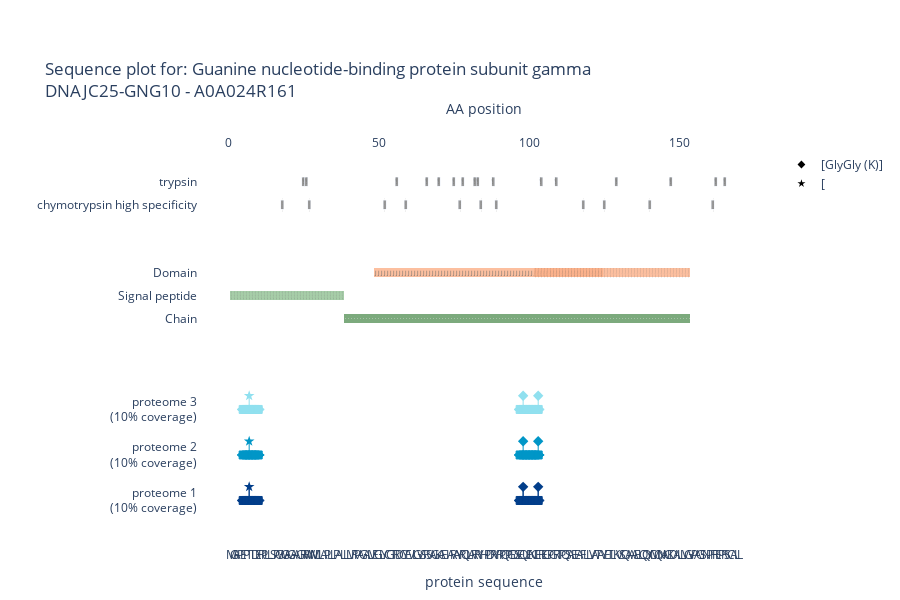

The cell this chart's notebook holds for it:
### Code cell
#hide
plot_peptide_traces([test_formatted_proteome_data,test_formatted_proteome_data,test_formatted_proteome_data],
                    name = ['proteome 1','proteome 2','proteome 3'],
                    protein = "A0A024R161",
                    fasta = test_fasta,
                    uniprot=uniprot_annotation,
                    selected_features=all_annotatins,
                    uniprot_feature_dict=uniprot_feature_dict,
                    uniprot_color_dict=uniprot_color_dict,
                    selected_proteases=["trypsin","chymotrypsin high specificity"])

### Figure 1 — Plotly figure (JSON) as saved in the notebook; plotly's stock layout.template omitted (floating-point values rounded to 4 significant figures; data arrays with more than 128 entries replaced by an {"elided": "..."} marker saying what was removed)
{"data": [{"hovertemplate": "Peptide: %{meta}<br>Protein IDs: %{text}", "marker": {"color": ["#023e8a", "#023e8a", "#023e8a", "#023e8a", "#023e8a", "#023e8a", "#023e8a", "#023e8a", "#023e8a", "#023e8a", "#023e8a", "#023e8a", "#023e8a", "#023e8a", "#023e8a", "#023e8a", "#023e8a"], "line": {"color": ["#023e8a", "#023e8a", "#023e8a", "#023e8a", "#023e8a", "#023e8a", "#023e8a", "#023e8a", "#023e8a", "#023e8a", "#023e8a", "#023e8a", "#023e8a", "#023e8a", "#023e8a", "#023e8a", "#023e8a"]}, "opacity": 1, "size": [6, 8, 8, 8, 8, 8, 8, 6, 6, 8, 8, 8, 8, 8, 8, 8, 6], "symbol": [7, 1, 1, 1, 1, 1, 1, 8, 7, 1, 1, 1, 1, 1, 1, 1, 8]}, "meta": ["PE[t]PTIDER", "PE[t]PTIDER", "PE[t]PTIDER", "PE[t]PTIDER", "PE[t]PTIDER", "PE[t]PTIDER", "PE[t]PTIDER", "PE[t]PTIDER", "SEQ[GlyGly (K)]UENCE[GlyGly (K)]R", "SEQ[GlyGly (K)]UENCE[GlyGly (K)]R", "SEQ[GlyGly (K)]UENCE[GlyGly (K)]R", "SEQ[GlyGly (K)]UENCE[GlyGly (K)]R", "SEQ[GlyGly (K)]UENCE[GlyGly (K)]R", "SEQ[GlyGly (K)]UENCE[GlyGly (K)]R", "SEQ[GlyGly (K)]UENCE[GlyGly (K)]R", "SEQ[GlyGly (K)]UENCE[GlyGly (K)]R", "SEQ[GlyGly (K)]UENCE[GlyGly (K)]R"], "mode": "markers", "name": "", "showlegend": false, "text": ["A0A024R161;A0A087WT10;A0A087WTH1", "A0A024R161;A0A087WT10;A0A087WTH1", "A0A024R161;A0A087WT10;A0A087WTH1", "A0A024R161;A0A087WT10;A0A087WTH1", "A0A024R161;A0A087WT10;A0A087WTH1", "A0A024R161;A0A087WT10;A0A087WTH1", "A0A024R161;A0A087WT10;A0A087WTH1", "A0A024R161;A0A087WT10;A0A087WTH1", "A0A024R161;A0A087WT10", "A0A024R161;A0A087WT10", "A0A024R161;A0A087WT10", "A0A024R161;A0A087WT10", "A0A024R161;A0A087WT10", "A0A024R161;A0A087WT10", "A0A024R161;A0A087WT10", "A0A024R161;A0A087WT10", "A0A024R161;A0A087WT10"], "type": "scatter", "x": [4, 5, 6, 7, 8, 9, 10, 11, 96, 97, 98, 99, 100, 101, 102, 103, 104], "xaxis": "x2", "y": {"elided": "170 int values"}}, {"hovertemplate": "PTM: %{text}", "marker": {"color": ["#023e8a", "#023e8a", "#023e8a"], "line": {"color": ["#023e8a", "#023e8a", "#023e8a"]}, "opacity": 1, "size": 8, "symbol": [17, 2, 2]}, "mode": "markers", "name": "", "showlegend": false, "text": ["[", "[GlyGly (K)]", "[GlyGly (K)]"], "type": "scatter", "x": [7, 98, 103], "xaxis": "x2", "y": [1.3, 1.3, 1.3]}, {"name": "", "showlegend": false, "type": "scatter", "xaxis": "x", "y": [null]}, {"hovertemplate": "Peptide: %{meta}<br>Protein IDs: %{text}", "marker": {"color": ["#0096c7", "#0096c7", "#0096c7", "#0096c7", "#0096c7", "#0096c7", "#0096c7", "#0096c7", "#0096c7", "#0096c7", "#0096c7", "#0096c7", "#0096c7", "#0096c7", "#0096c7", "#0096c7", "#0096c7"], "line": {"color": ["#0096c7", "#0096c7", "#0096c7", "#0096c7", "#0096c7", "#0096c7", "#0096c7", "#0096c7", "#0096c7", "#0096c7", "#0096c7", "#0096c7", "#0096c7", "#0096c7", "#0096c7", "#0096c7", "#0096c7"]}, "opacity": 1, "size": [6, 8, 8, 8, 8, 8, 8, 6, 6, 8, 8, 8, 8, 8, 8, 8, 6], "symbol": [7, 1, 1, 1, 1, 1, 1, 8, 7, 1, 1, 1, 1, 1, 1, 1, 8]}, "meta": ["PE[t]PTIDER", "PE[t]PTIDER", "PE[t]PTIDER", "PE[t]PTIDER", "PE[t]PTIDER", "PE[t]PTIDER", "PE[t]PTIDER", "PE[t]PTIDER", "SEQ[GlyGly (K)]UENCE[GlyGly (K)]R", "SEQ[GlyGly (K)]UENCE[GlyGly (K)]R", "SEQ[GlyGly (K)]UENCE[GlyGly (K)]R", "SEQ[GlyGly (K)]UENCE[GlyGly (K)]R", "SEQ[GlyGly (K)]UENCE[GlyGly (K)]R", "SEQ[GlyGly (K)]UENCE[GlyGly (K)]R", "SEQ[GlyGly (K)]UENCE[GlyGly (K)]R", "SEQ[GlyGly (K)]UENCE[GlyGly (K)]R", "SEQ[GlyGly (K)]UENCE[GlyGly (K)]R"], "mode": "markers", "name": "", "showlegend": false, "text": ["A0A024R161;A0A087WT10;A0A087WTH1", "A0A024R161;A0A087WT10;A0A087WTH1", "A0A024R161;A0A087WT10;A0A087WTH1", "A0A024R161;A0A087WT10;A0A087WTH1", "A0A024R161;A0A087WT10;A0A087WTH1", "A0A024R161;A0A087WT10;A0A087WTH1", "A0A024R161;A0A087WT10;A0A087WTH1", "A0A024R161;A0A087WT10;A0A087WTH1", "A0A024R161;A0A087WT10", "A0A024R161;A0A087WT10", "A0A024R161;A0A087WT10", "A0A024R161;A0A087WT10", "A0A024R161;A0A087WT10", "A0A024R161;A0A087WT10", "A0A024R161;A0A087WT10", "A0A024R161;A0A087WT10", "A0A024R161;A0A087WT10"], "type": "scatter", "x": [4, 5, 6, 7, 8, 9, 10, 11, 96, 97, 98, 99, 100, 101, 102, 103, 104], "xaxis": "x2", "y": {"elided": "170 int values"}}, {"hovertemplate": "PTM: %{text}", "marker": {"color": ["#0096c7", "#0096c7", "#0096c7"], "line": {"color": ["#0096c7", "#0096c7", "#0096c7"]}, "opacity": 1, "size": 8, "symbol": [17, 2, 2]}, "mode": "markers", "name": "", "showlegend": false, "text": ["[", "[GlyGly (K)]", "[GlyGly (K)]"], "type": "scatter", "x": [7, 98, 103], "xaxis": "x2", "y": [2.3, 2.3, 2.3]}, {"name": "", "showlegend": false, "type": "scatter", "xaxis": "x", "y": [null]}, {"hovertemplate": "Peptide: %{meta}<br>Protein IDs: %{text}", "marker": {"color": ["#90e0ef", "#90e0ef", "#90e0ef", "#90e0ef", "#90e0ef", "#90e0ef", "#90e0ef", "#90e0ef", "#90e0ef", "#90e0ef", "#90e0ef", "#90e0ef", "#90e0ef", "#90e0ef", "#90e0ef", "#90e0ef", "#90e0ef"], "line": {"color": ["#90e0ef", "#90e0ef", "#90e0ef", "#90e0ef", "#90e0ef", "#90e0ef", "#90e0ef", "#90e0ef", "#90e0ef", "#90e0ef", "#90e0ef", "#90e0ef", "#90e0ef", "#90e0ef", "#90e0ef", "#90e0ef", "#90e0ef"]}, "opacity": 1, "size": [6, 8, 8, 8, 8, 8, 8, 6, 6, 8, 8, 8, 8, 8, 8, 8, 6], "symbol": [7, 1, 1, 1, 1, 1, 1, 8, 7, 1, 1, 1, 1, 1, 1, 1, 8]}, "meta": ["PE[t]PTIDER", "PE[t]PTIDER", "PE[t]PTIDER", "PE[t]PTIDER", "PE[t]PTIDER", "PE[t]PTIDER", "PE[t]PTIDER", "PE[t]PTIDER", "SEQ[GlyGly (K)]UENCE[GlyGly (K)]R", "SEQ[GlyGly (K)]UENCE[GlyGly (K)]R", "SEQ[GlyGly (K)]UENCE[GlyGly (K)]R", "SEQ[GlyGly (K)]UENCE[GlyGly (K)]R", "SEQ[GlyGly (K)]UENCE[GlyGly (K)]R", "SEQ[GlyGly (K)]UENCE[GlyGly (K)]R", "SEQ[GlyGly (K)]UENCE[GlyGly (K)]R", "SEQ[GlyGly (K)]UENCE[GlyGly (K)]R", "SEQ[GlyGly (K)]UENCE[GlyGly (K)]R"], "mode": "markers", "name": "", "showlegend": false, "text": ["A0A024R161;A0A087WT10;A0A087WTH1", "A0A024R161;A0A087WT10;A0A087WTH1", "A0A024R161;A0A087WT10;A0A087WTH1", "A0A024R161;A0A087WT10;A0A087WTH1", "A0A024R161;A0A087WT10;A0A087WTH1", "A0A024R161;A0A087WT10;A0A087WTH1", "A0A024R161;A0A087WT10;A0A087WTH1", "A0A024R161;A0A087WT10;A0A087WTH1", "A0A024R161;A0A087WT10", "A0A024R161;A0A087WT10", "A0A024R161;A0A087WT10", "A0A024R161;A0A087WT10", "A0A024R161;A0A087WT10", "A0A024R161;A0A087WT10", "A0A024R161;A0A087WT10", "A0A024R161;A0A087WT10", "A0A024R161;A0A087WT10"], "type": "scatter", "x": [4, 5, 6, 7, 8, 9, 10, 11, 96, 97, 98, 99, 100, 101, 102, 103, 104], "xaxis": "x2", "y": {"elided": "170 int values"}}, {"hovertemplate": "PTM: %{text}", "marker": {"color": ["#90e0ef", "#90e0ef", "#90e0ef"], "line": {"color": ["#90e0ef", "#90e0ef", "#90e0ef"]}, "opacity": 1, "size": 8, "symbol": [17, 2, 2]}, "mode": "markers", "name": "", "showlegend": false, "text": ["[", "[GlyGly (K)]", "[GlyGly (K)]"], "type": "scatter", "x": [7, 98, 103], "xaxis": "x2", "y": [3.3, 3.3, 3.3]}, {"name": "", "showlegend": false, "type": "scatter", "xaxis": "x", "y": [null]}, {"marker": {"color": "black", "symbol": 17}, "mode": "markers", "name": "[", "showlegend": true, "type": "scatter", "xaxis": "x2", "y": [null]}, {"marker": {"color": "black", "symbol": 2}, "mode": "markers", "name": "[GlyGly (K)]", "showlegend": true, "type": "scatter", "xaxis": "x2", "y": [null]}, {"base": [4.9, 4.9, 4.9, 4.9, 4.9, 4.9, 4.9, 4.9, 4.9, 4.9, 4.9, 4.9, 4.9, 4.9, 4.9, 4.9, 4.9, 4.9, 4.9, 4.9, 4.9, 4.9, 4.9, 4.9, 4.9, 4.9, 4.9, 4.9, 4.9, 4.9, 4.9, 4.9, 4.9, 4.9, 4.9, 4.9, 4.9, 4.9, 4.9, 4.9, 4.9, 4.9, 4.9, 4.9, 4.9, 4.9, 4.9, 4.9, 4.9, 4.9, 4.9, 4.9, 4.9, 4.9, 4.9, 4.9, 4.9, 4.9, 4.9, 4.9, 4.9, 4.9, 4.9, 4.9, 4.9, 4.9, 4.9, 4.9, 4.9, 4.9, 4.9, 4.9, 4.9, 4.9, 4.9, 4.9, 4.9, 4.9, 4.9, 4.9, 4.9, 4.9, 4.9, 4.9, 4.9, 4.9, 4.9, 4.9, 4.9, 4.9, 4.9, 4.9, 4.9, 4.9, 4.9, 4.9, 4.9, 4.9, 4.9, 4.9, 4.9, 4.9, 4.9, 4.9, 4.9, 4.9, 4.9, 4.9, 4.9, 4.9, 4.9, 4.9, 4.9, 4.9, 4.9], "hovertemplate": "%{text}", "marker": {"color": "#5C965D", "line": {"width": 0}}, "name": "", "opacity": 0.8, "showlegend": false, "text": ["Guanine nucleotide-binding protein subunit gamma", "Guanine nucleotide-binding protein subunit gamma", "Guanine nucleotide-binding protein subunit gamma", "Guanine nucleotide-binding protein subunit gamma", "Guanine nucleotide-binding protein subunit gamma", "Guanine nucleotide-binding protein subunit gamma", "Guanine nucleotide-binding protein subunit gamma", "Guanine nucleotide-binding protein subunit gamma", "Guanine nucleotide-binding protein subunit gamma", "Guanine nucleotide-binding protein subunit gamma", "Guanine nucleotide-binding protein subunit gamma", "Guanine nucleotide-binding protein subunit gamma", "Guanine nucleotide-binding protein subunit gamma", "Guanine nucleotide-binding protein subunit gamma", "Guanine nucleotide-binding protein subunit gamma", "Guanine nucleotide-binding protein subunit gamma", "Guanine nucleotide-binding protein subunit gamma", "Guanine nucleotide-binding protein subunit gamma", "Guanine nucleotide-binding protein subunit gamma", "Guanine nucleotide-binding protein subunit gamma", "Guanine nucleotide-binding protein subunit gamma", "Guanine nucleotide-binding protein subunit gamma", "Guanine nucleotide-binding protein subunit gamma", "Guanine nucleotide-binding protein subunit gamma", "Guanine nucleotide-binding protein subunit gamma", "Guanine nucleotide-binding protein subunit gamma", "Guanine nucleotide-binding protein subunit gamma", "Guanine nucleotide-binding protein subunit gamma", "Guanine nucleotide-binding protein subunit gamma", "Guanine nucleotide-binding protein subunit gamma", "Guanine nucleotide-binding protein subunit gamma", "Guanine nucleotide-binding protein subunit gamma", "Guanine nucleotide-binding protein subunit gamma", "Guanine nucleotide-binding protein subunit gamma", "Guanine nucleotide-binding protein subunit gamma", "Guanine nucleotide-binding protein subunit gamma", "Guanine nucleotide-binding protein subunit gamma", "Guanine nucleotide-binding protein subunit gamma", "Guanine nucleotide-binding protein subunit gamma", "Guanine nucleotide-binding protein subunit gamma", "Guanine nucleotide-binding protein subunit gamma", "Guanine nucleotide-binding protein subunit gamma", "Guanine nucleotide-binding protein subunit gamma", "Guanine nucleotide-binding protein subunit gamma", "Guanine nucleotide-binding protein subunit gamma", "Guanine nucleotide-binding protein subunit gamma", "Guanine nucleotide-binding protein subunit gamma", "Guanine nucleotide-binding protein subunit gamma", "Guanine nucleotide-binding protein subunit gamma", "Guanine nucleotide-binding protein subunit gamma", "Guanine nucleotide-binding protein subunit gamma", "Guanine nucleotide-binding protein subunit gamma", "Guanine nucleotide-binding protein subunit gamma", "Guanine nucleotide-binding protein subunit gamma", "Guanine nucleotide-binding protein subunit gamma", "Guanine nucleotide-binding protein subunit gamma", "Guanine nucleotide-binding protein subunit gamma", "Guanine nucleotide-binding protein subunit gamma", "Guanine nucleotide-binding protein subunit gamma", "Guanine nucleotide-binding protein subunit gamma", "Guanine nucleotide-binding protein subunit gamma", "Guanine nucleotide-binding protein subunit gamma", "Guanine nucleotide-binding protein subunit gamma", "Guanine nucleotide-binding protein subunit gamma", "Guanine nucleotide-binding protein subunit gamma", "Guanine nucleotide-binding protein subunit gamma", "Guanine nucleotide-binding protein subunit gamma", "Guanine nucleotide-binding protein subunit gamma", "Guanine nucleotide-binding protein subunit gamma", "Guanine nucleotide-binding protein subunit gamma", "Guanine nucleotide-binding protein subunit gamma", "Guanine nucleotide-binding protein subunit gamma", "Guanine nucleotide-binding protein subunit gamma", "Guanine nucleotide-binding protein subunit gamma", "Guanine nucleotide-binding protein subunit gamma", "Guanine nucleotide-binding protein subunit gamma", "Guanine nucleotide-binding protein subunit gamma", "Guanine nucleotide-binding protein subunit gamma", "Guanine nucleotide-binding protein subunit gamma", "Guanine nucleotide-binding protein subunit gamma", "Guanine nucleotide-binding protein subunit gamma", "Guanine nucleotide-binding protein subunit gamma", "Guanine nucleotide-binding protein subunit gamma", "Guanine nucleotide-binding protein subunit gamma", "Guanine nucleotide-binding protein subunit gamma", "Guanine nucleotide-binding protein subunit gamma", "Guanine nucleotide-binding protein subunit gamma", "Guanine nucleotide-binding protein subunit gamma", "Guanine nucleotide-binding protein subunit gamma", "Guanine nucleotide-binding protein subunit gamma", "Guanine nucleotide-binding protein subunit gamma", "Guanine nucleotide-binding protein subunit gamma", "Guanine nucleotide-binding protein subunit gamma", "Guanine nucleotide-binding protein subunit gamma", "Guanine nucleotide-binding protein subunit gamma", "Guanine nucleotide-binding protein subunit gamma", "Guanine nucleotide-binding protein subunit gamma", "Guanine nucleotide-binding protein subunit gamma", "Guanine nucleotide-binding protein subunit gamma", "Guanine nucleotide-binding protein subunit gamma", "Guanine nucleotide-binding protein subunit gamma", "Guanine nucleotide-binding protein subunit gamma", "Guanine nucleotide-binding protein subunit gamma", "Guanine nucleotide-binding protein subunit gamma", "Guanine nucleotide-binding protein subunit gamma", "Guanine nucleotide-binding protein subunit gamma", "Guanine nucleotide-binding protein subunit gamma", "Guanine nucleotide-binding protein subunit gamma", "Guanine nucleotide-binding protein subunit gamma", "Guanine nucleotide-binding protein subunit gamma", "Guanine nucleotide-binding protein subunit gamma", "Guanine nucleotide-binding protein subunit gamma", "Guanine nucleotide-binding protein subunit gamma", "Guanine nucleotide-binding protein subunit gamma", "Guanine nucleotide-binding protein subunit gamma"], "type": "bar", "x": [39, 40, 41, 42, 43, 44, 45, 46, 47, 48, 49, 50, 51, 52, 53, 54, 55, 56, 57, 58, 59, 60, 61, 62, 63, 64, 65, 66, 67, 68, 69, 70, 71, 72, 73, 74, 75, 76, 77, 78, 79, 80, 81, 82, 83, 84, 85, 86, 87, 88, 89, 90, 91, 92, 93, 94, 95, 96, 97, 98, 99, 100, 101, 102, 103, 104, 105, 106, 107, 108, 109, 110, 111, 112, 113, 114, 115, 116, 117, 118, 119, 120, 121, 122, 123, 124, 125, 126, 127, 128, 129, 130, 131, 132, 133, 134, 135, 136, 137, 138, 139, 140, 141, 142, 143, 144, 145, 146, 147, 148, 149, 150, 151, 152, 153], "xaxis": "x2", "y": [0.2, 0.2, 0.2, 0.2, 0.2, 0.2, 0.2, 0.2, 0.2, 0.2, 0.2, 0.2, 0.2, 0.2, 0.2, 0.2, 0.2, 0.2, 0.2, 0.2, 0.2, 0.2, 0.2, 0.2, 0.2, 0.2, 0.2, 0.2, 0.2, 0.2, 0.2, 0.2, 0.2, 0.2, 0.2, 0.2, 0.2, 0.2, 0.2, 0.2, 0.2, 0.2, 0.2, 0.2, 0.2, 0.2, 0.2, 0.2, 0.2, 0.2, 0.2, 0.2, 0.2, 0.2, 0.2, 0.2, 0.2, 0.2, 0.2, 0.2, 0.2, 0.2, 0.2, 0.2, 0.2, 0.2, 0.2, 0.2, 0.2, 0.2, 0.2, 0.2, 0.2, 0.2, 0.2, 0.2, 0.2, 0.2, 0.2, 0.2, 0.2, 0.2, 0.2, 0.2, 0.2, 0.2, 0.2, 0.2, 0.2, 0.2, 0.2, 0.2, 0.2, 0.2, 0.2, 0.2, 0.2, 0.2, 0.2, 0.2, 0.2, 0.2, 0.2, 0.2, 0.2, 0.2, 0.2, 0.2, 0.2, 0.2, 0.2, 0.2, 0.2, 0.2, 0.2]}, {"base": [5.4, 5.4, 5.4, 5.4, 5.4, 5.4, 5.4, 5.4, 5.4, 5.4, 5.4, 5.4, 5.4, 5.4, 5.4, 5.4, 5.4, 5.4, 5.4, 5.4, 5.4, 5.4, 5.4, 5.4, 5.4, 5.4, 5.4, 5.4, 5.4, 5.4, 5.4, 5.4, 5.4, 5.4, 5.4, 5.4, 5.4, 5.4], "hovertemplate": "%{text}", "marker": {"color": "#91C193", "line": {"width": 0}}, "name": "", "opacity": 0.8, "showlegend": false, "text": ["Signal peptide", "Signal peptide", "Signal peptide", "Signal peptide", "Signal peptide", "Signal peptide", "Signal peptide", "Signal peptide", "Signal peptide", "Signal peptide", "Signal peptide", "Signal peptide", "Signal peptide", "Signal peptide", "Signal peptide", "Signal peptide", "Signal peptide", "Signal peptide", "Signal peptide", "Signal peptide", "Signal peptide", "Signal peptide", "Signal peptide", "Signal peptide", "Signal peptide", "Signal peptide", "Signal peptide", "Signal peptide", "Signal peptide", "Signal peptide", "Signal peptide", "Signal peptide", "Signal peptide", "Signal peptide", "Signal peptide", "Signal peptide", "Signal peptide", "Signal peptide"], "type": "bar", "x": [1, 2, 3, 4, 5, 6, 7, 8, 9, 10, 11, 12, 13, 14, 15, 16, 17, 18, 19, 20, 21, 22, 23, 24, 25, 26, 27, 28, 29, 30, 31, 32, 33, 34, 35, 36, 37, 38], "xaxis": "x2", "y": [0.2, 0.2, 0.2, 0.2, 0.2, 0.2, 0.2, 0.2, 0.2, 0.2, 0.2, 0.2, 0.2, 0.2, 0.2, 0.2, 0.2, 0.2, 0.2, 0.2, 0.2, 0.2, 0.2, 0.2, 0.2, 0.2, 0.2, 0.2, 0.2, 0.2, 0.2, 0.2, 0.2, 0.2, 0.2, 0.2, 0.2, 0.2]}, {"base": [5.9, 5.9, 5.9, 5.9, 5.9, 5.9, 5.9, 5.9, 5.9, 5.9, 5.9, 5.9, 5.9, 5.9, 5.9, 5.9, 5.9, 5.9, 5.9, 5.9, 5.9, 5.9, 5.9, 5.9, 5.9, 5.9, 5.9, 5.9, 5.9, 5.9, 5.9, 5.9, 5.9, 5.9, 5.9, 5.9, 5.9, 5.9, 5.9, 5.9, 5.9, 5.9, 5.9, 5.9, 5.9, 5.9, 5.9, 5.9, 5.9, 5.9, 5.9, 5.9, 5.9, 5.9, 5.9, 5.9, 5.9, 5.9, 5.9, 5.9, 5.9, 5.9, 5.9, 5.9, 5.9, 5.9, 5.9, 5.9, 5.9, 5.9, 5.9, 5.9, 5.9, 5.9, 5.9, 5.9], "hovertemplate": "%{text}", "marker": {"color": "#fcb088", "line": {"width": 0}}, "name": "", "opacity": 0.8, "showlegend": false, "text": ["J", "J", "J", "J", "J", "J", "J", "J", "J", "J", "J", "J", "J", "J", "J", "J", "J", "J", "J", "J", "J", "J", "J", "J", "J", "J", "J", "J", "J", "J", "J", "J", "J", "J", "J", "J", "J", "J", "J", "J", "J", "J", "J", "J", "J", "J", "J", "J", "J", "J", "J", "J", "J", "J", "J", "J", "J", "J", "J", "J", "J", "J", "J", "J", "J", "J", "J", "J", "J", "J", "J", "J", "J", "J", "J", "J"], "type": "bar", "x": [49, 50, 51, 52, 53, 54, 55, 56, 57, 58, 59, 60, 61, 62, 63, 64, 65, 66, 67, 68, 69, 70, 71, 72, 73, 74, 75, 76, 77, 78, 79, 80, 81, 82, 83, 84, 85, 86, 87, 88, 89, 90, 91, 92, 93, 94, 95, 96, 97, 98, 99, 100, 101, 102, 103, 104, 105, 106, 107, 108, 109, 110, 111, 112, 113, 114, 115, 116, 117, 118, 119, 120, 121, 122, 123, 124], "xaxis": "x2", "y": [0.2, 0.2, 0.2, 0.2, 0.2, 0.2, 0.2, 0.2, 0.2, 0.2, 0.2, 0.2, 0.2, 0.2, 0.2, 0.2, 0.2, 0.2, 0.2, 0.2, 0.2, 0.2, 0.2, 0.2, 0.2, 0.2, 0.2, 0.2, 0.2, 0.2, 0.2, 0.2, 0.2, 0.2, 0.2, 0.2, 0.2, 0.2, 0.2, 0.2, 0.2, 0.2, 0.2, 0.2, 0.2, 0.2, 0.2, 0.2, 0.2, 0.2, 0.2, 0.2, 0.2, 0.2, 0.2, 0.2, 0.2, 0.2, 0.2, 0.2, 0.2, 0.2, 0.2, 0.2, 0.2, 0.2, 0.2, 0.2, 0.2, 0.2, 0.2, 0.2, 0.2, 0.2, 0.2, 0.2]}, {"base": [5.9, 5.9, 5.9, 5.9, 5.9, 5.9, 5.9, 5.9, 5.9, 5.9, 5.9, 5.9, 5.9, 5.9, 5.9, 5.9, 5.9, 5.9, 5.9, 5.9, 5.9, 5.9, 5.9, 5.9, 5.9, 5.9, 5.9, 5.9, 5.9, 5.9, 5.9, 5.9, 5.9, 5.9, 5.9, 5.9, 5.9, 5.9, 5.9, 5.9, 5.9, 5.9, 5.9, 5.9, 5.9, 5.9, 5.9, 5.9, 5.9, 5.9, 5.9, 5.9], "hovertemplate": "%{text}", "marker": {"color": "#fcb088", "line": {"width": 0}}, "name": "", "opacity": 0.8, "showlegend": false, "text": ["G protein gamma", "G protein gamma", "G protein gamma", "G protein gamma", "G protein gamma", "G protein gamma", "G protein gamma", "G protein gamma", "G protein gamma", "G protein gamma", "G protein gamma", "G protein gamma", "G protein gamma", "G protein gamma", "G protein gamma", "G protein gamma", "G protein gamma", "G protein gamma", "G protein gamma", "G protein gamma", "G protein gamma", "G protein gamma", "G protein gamma", "G protein gamma", "G protein gamma", "G protein gamma", "G protein gamma", "G protein gamma", "G protein gamma", "G protein gamma", "G protein gamma", "G protein gamma", "G protein gamma", "G protein gamma", "G protein gamma", "G protein gamma", "G protein gamma", "G protein gamma", "G protein gamma", "G protein gamma", "G protein gamma", "G protein gamma", "G protein gamma", "G protein gamma", "G protein gamma", "G protein gamma", "G protein gamma", "G protein gamma", "G protein gamma", "G protein gamma", "G protein gamma", "G protein gamma"], "type": "bar", "x": [102, 103, 104, 105, 106, 107, 108, 109, 110, 111, 112, 113, 114, 115, 116, 117, 118, 119, 120, 121, 122, 123, 124, 125, 126, 127, 128, 129, 130, 131, 132, 133, 134, 135, 136, 137, 138, 139, 140, 141, 142, 143, 144, 145, 146, 147, 148, 149, 150, 151, 152, 153], "xaxis": "x2", "y": [0.2, 0.2, 0.2, 0.2, 0.2, 0.2, 0.2, 0.2, 0.2, 0.2, 0.2, 0.2, 0.2, 0.2, 0.2, 0.2, 0.2, 0.2, 0.2, 0.2, 0.2, 0.2, 0.2, 0.2, 0.2, 0.2, 0.2, 0.2, 0.2, 0.2, 0.2, 0.2, 0.2, 0.2, 0.2, 0.2, 0.2, 0.2, 0.2, 0.2, 0.2, 0.2, 0.2, 0.2, 0.2, 0.2, 0.2, 0.2, 0.2, 0.2, 0.2, 0.2]}, {"base": 7.4, "hovertemplate": "%{text}", "marker": {"color": "grey"}, "name": "", "opacity": 0.8, "showlegend": false, "text": ["chymotrypsin high specificity"], "type": "bar", "x": [18], "xaxis": "x2", "y": [0.2]}, {"base": 7.4, "hovertemplate": "%{text}", "marker": {"color": "grey"}, "name": "", "opacity": 0.8, "showlegend": false, "text": ["chymotrypsin high specificity"], "type": "bar", "x": [27], "xaxis": "x2", "y": [0.2]}, {"base": 7.4, "hovertemplate": "%{text}", "marker": {"color": "grey"}, "name": "", "opacity": 0.8, "showlegend": false, "text": ["chymotrypsin high specificity"], "type": "bar", "x": [52], "xaxis": "x2", "y": [0.2]}, {"base": 7.4, "hovertemplate": "%{text}", "marker": {"color": "grey"}, "name": "", "opacity": 0.8, "showlegend": false, "text": ["chymotrypsin high specificity"], "type": "bar", "x": [59], "xaxis": "x2", "y": [0.2]}, {"base": 7.4, "hovertemplate": "%{text}", "marker": {"color": "grey"}, "name": "", "opacity": 0.8, "showlegend": false, "text": ["chymotrypsin high specificity"], "type": "bar", "x": [77], "xaxis": "x2", "y": [0.2]}, {"base": 7.4, "hovertemplate": "%{text}", "marker": {"color": "grey"}, "name": "", "opacity": 0.8, "showlegend": false, "text": ["chymotrypsin high specificity"], "type": "bar", "x": [84], "xaxis": "x2", "y": [0.2]}, {"base": 7.4, "hovertemplate": "%{text}", "marker": {"color": "grey"}, "name": "", "opacity": 0.8, "showlegend": false, "text": ["chymotrypsin high specificity"], "type": "bar", "x": [89], "xaxis": "x2", "y": [0.2]}, {"base": 7.4, "hovertemplate": "%{text}", "marker": {"color": "grey"}, "name": "", "opacity": 0.8, "showlegend": false, "text": ["chymotrypsin high specificity"], "type": "bar", "x": [118], "xaxis": "x2", "y": [0.2]}, {"base": 7.4, "hovertemplate": "%{text}", "marker": {"color": "grey"}, "name": "", "opacity": 0.8, "showlegend": false, "text": ["chymotrypsin high specificity"], "type": "bar", "x": [125], "xaxis": "x2", "y": [0.2]}, {"base": 7.4, "hovertemplate": "%{text}", "marker": {"color": "grey"}, "name": "", "opacity": 0.8, "showlegend": false, "text": ["chymotrypsin high specificity"], "type": "bar", "x": [140], "xaxis": "x2", "y": [0.2]}, {"base": 7.4, "hovertemplate": "%{text}", "marker": {"color": "grey"}, "name": "", "opacity": 0.8, "showlegend": false, "text": ["chymotrypsin high specificity"], "type": "bar", "x": [161], "xaxis": "x2", "y": [0.2]}, {"base": 7.9, "hovertemplate": "%{text}", "marker": {"color": "grey"}, "name": "", "opacity": 0.8, "showlegend": false, "text": ["trypsin"], "type": "bar", "x": [25], "xaxis": "x2", "y": [0.2]}, {"base": 7.9, "hovertemplate": "%{text}", "marker": {"color": "grey"}, "name": "", "opacity": 0.8, "showlegend": false, "text": ["trypsin"], "type": "bar", "x": [26], "xaxis": "x2", "y": [0.2]}, {"base": 7.9, "hovertemplate": "%{text}", "marker": {"color": "grey"}, "name": "", "opacity": 0.8, "showlegend": false, "text": ["trypsin"], "type": "bar", "x": [56], "xaxis": "x2", "y": [0.2]}, {"base": 7.9, "hovertemplate": "%{text}", "marker": {"color": "grey"}, "name": "", "opacity": 0.8, "showlegend": false, "text": ["trypsin"], "type": "bar", "x": [66], "xaxis": "x2", "y": [0.2]}, {"base": 7.9, "hovertemplate": "%{text}", "marker": {"color": "grey"}, "name": "", "opacity": 0.8, "showlegend": false, "text": ["trypsin"], "type": "bar", "x": [70], "xaxis": "x2", "y": [0.2]}, {"base": 7.9, "hovertemplate": "%{text}", "marker": {"color": "grey"}, "name": "", "opacity": 0.8, "showlegend": false, "text": ["trypsin"], "type": "bar", "x": [75], "xaxis": "x2", "y": [0.2]}, {"base": 7.9, "hovertemplate": "%{text}", "marker": {"color": "grey"}, "name": "", "opacity": 0.8, "showlegend": false, "text": ["trypsin"], "type": "bar", "x": [78], "xaxis": "x2", "y": [0.2]}, {"base": 7.9, "hovertemplate": "%{text}", "marker": {"color": "grey"}, "name": "", "opacity": 0.8, "showlegend": false, "text": ["trypsin"], "type": "bar", "x": [82], "xaxis": "x2", "y": [0.2]}, {"base": 7.9, "hovertemplate": "%{text}", "marker": {"color": "grey"}, "name": "", "opacity": 0.8, "showlegend": false, "text": ["trypsin"], "type": "bar", "x": [83], "xaxis": "x2", "y": [0.2]}, {"base": 7.9, "hovertemplate": "%{text}", "marker": {"color": "grey"}, "name": "", "opacity": 0.8, "showlegend": false, "text": ["trypsin"], "type": "bar", "x": [88], "xaxis": "x2", "y": [0.2]}, {"base": 7.9, "hovertemplate": "%{text}", "marker": {"color": "grey"}, "name": "", "opacity": 0.8, "showlegend": false, "text": ["trypsin"], "type": "bar", "x": [104], "xaxis": "x2", "y": [0.2]}, {"base": 7.9, "hovertemplate": "%{text}", "marker": {"color": "grey"}, "name": "", "opacity": 0.8, "showlegend": false, "text": ["trypsin"], "type": "bar", "x": [109], "xaxis": "x2", "y": [0.2]}, {"base": 7.9, "hovertemplate": "%{text}", "marker": {"color": "grey"}, "name": "", "opacity": 0.8, "showlegend": false, "text": ["trypsin"], "type": "bar", "x": [129], "xaxis": "x2", "y": [0.2]}, {"base": 7.9, "hovertemplate": "%{text}", "marker": {"color": "grey"}, "name": "", "opacity": 0.8, "showlegend": false, "text": ["trypsin"], "type": "bar", "x": [147], "xaxis": "x2", "y": [0.2]}, {"base": 7.9, "hovertemplate": "%{text}", "marker": {"color": "grey"}, "name": "", "opacity": 0.8, "showlegend": false, "text": ["trypsin"], "type": "bar", "x": [162], "xaxis": "x2", "y": [0.2]}, {"base": 7.9, "hovertemplate": "%{text}", "marker": {"color": "grey"}, "name": "", "opacity": 0.8, "showlegend": false, "text": ["trypsin"], "type": "bar", "x": [165], "xaxis": "x2", "y": [0.2]}, {"hovertemplate": "<b>%{meta}: %{text}<b>", "marker": {"color": "rgba(135, 206, 250, 0)"}, "meta": {"elided": "170 str values"}, "mode": "markers", "name": "", "showlegend": false, "text": {"elided": "170 str values"}, "type": "scatter", "x": {"elided": "170 int values"}, "xaxis": "x2", "y": {"elided": "170 int values"}}], "layout": {"bargap": 0, "barmode": "stack", "height": 600, "hoverdistance": 1, "hovermode": "x unified", "margin": {"b": 20, "l": 20, "r": 20, "t": 150}, "meta": 10, "plot_bgcolor": "rgba(0,0,0,0)", "shapes": [{"line": {"color": "#023e8a", "width": 1}, "type": "line", "x0": 7, "x1": 7, "xref": "x2", "y0": 1, "y1": 1.3}, {"line": {"color": "#023e8a", "width": 1}, "type": "line", "x0": 98, "x1": 98, "xref": "x2", "y0": 1, "y1": 1.3}, {"line": {"color": "#023e8a", "width": 1}, "type": "line", "x0": 103, "x1": 103, "xref": "x2", "y0": 1, "y1": 1.3}, {"line": {"color": "#023e8a", "width": 1}, "type": "line", "x0": 7, "x1": 7, "xref": "x2", "y0": 1, "y1": 1.3}, {"line": {"color": "#023e8a", "width": 1}, "type": "line", "x0": 98, "x1": 98, "xref": "x2", "y0": 1, "y1": 1.3}, {"line": {"color": "#023e8a", "width": 1}, "type": "line", "x0": 103, "x1": 103, "xref": "x2", "y0": 1, "y1": 1.3}, {"line": {"color": "#0096c7", "width": 1}, "type": "line", "x0": 7, "x1": 7, "xref": "x2", "y0": 2, "y1": 2.3}, {"line": {"color": "#0096c7", "width": 1}, "type": "line", "x0": 98, "x1": 98, "xref": "x2", "y0": 2, "y1": 2.3}, {"line": {"color": "#0096c7", "width": 1}, "type": "line", "x0": 103, "x1": 103, "xref": "x2", "y0": 2, "y1": 2.3}, {"line": {"color": "#90e0ef", "width": 1}, "type": "line", "x0": 7, "x1": 7, "xref": "x2", "y0": 3, "y1": 3.3}, {"line": {"color": "#90e0ef", "width": 1}, "type": "line", "x0": 98, "x1": 98, "xref": "x2", "y0": 3, "y1": 3.3}, {"line": {"color": "#90e0ef", "width": 1}, "type": "line", "x0": 103, "x1": 103, "xref": "x2", "y0": 3, "y1": 3.3}], "title": {"text": "Sequence plot for: Guanine nucleotide-binding protein subunit gamma<br>DNAJC25-GNG10 - A0A024R161"}, "xaxis": {"anchor": "y", "matches": "x2", "range": [-10, 180], "showgrid": false, "tickangle": 0, "tickmode": "array", "ticktext": {"elided": "170 str values"}, "tickvals": {"elided": "170 int values"}, "title": {"text": "protein sequence"}, "type": "linear", "zeroline": false}, "xaxis2": {"anchor": "y", "matches": "x", "range": [-10, 180], "showgrid": false, "side": "top", "tickangle": 0, "tickformat": ".d", "tickmode": "auto", "title": {"text": "AA position"}, "type": "linear", "zeroline": false}, "yaxis": {"automargin": true, "range": [0, 8.7], "showgrid": false, "showticklabels": true, "tickmode": "array", "ticktext": ["proteome 1<br> (10% coverage)", "proteome 2<br> (10% coverage)", "proteome 3<br> (10% coverage)", "Chain", "Signal peptide", "Domain", "chymotrypsin high specificity", "trypsin"], "tickvals": [1, 2, 3, 5, 5.5, 6, 7.5, 8], "title": {"text": ""}, "zeroline": false}}}
